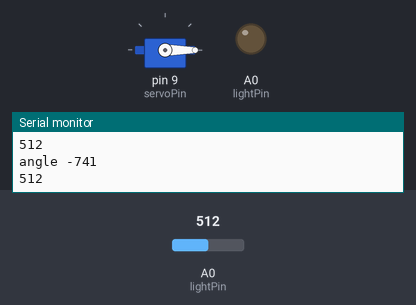
This sketch was run on a simulated Arduino Uno, built with avr-gcc and run on an emulated ATmega328P. On the bench: servo, output pins drawn as LEDs (lit = HIGH), the last lines printed to the serial monitor. The inputs (shaded band) are chosen by the test bench; at power-on: A0 (lightPin) = 512.

Above: at 1.2 s.
1.3 s: A0 (lightPin) set to 0
At 2.9 s:
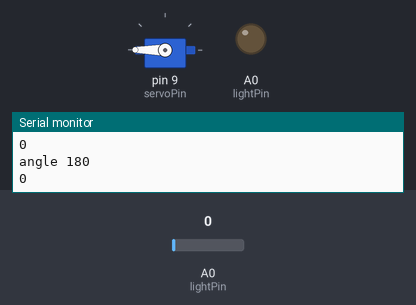
3.2 s: A0 (lightPin) set to 122
At 3.8 s:
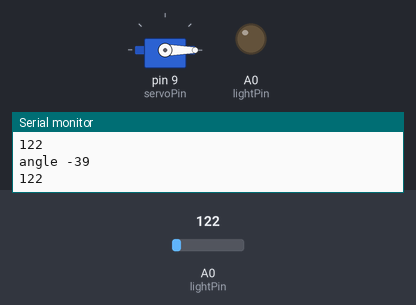
Timing chart, 0 to 6.2 s (numbered marks = the images above; inputs shaded):
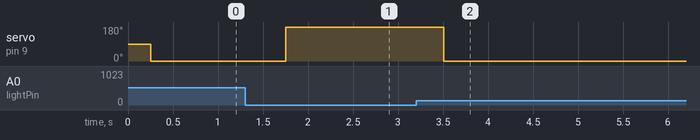

Measured:
- after the input at 1.3 s, servo on pin 9 (servoPin): 0° → 180° after 0.45 s
- after the input at 3.2 s, servo on pin 9 (servoPin): 180° → 0° after 0.31 s

The sketch:

Day_Night_project-using-servos-and-photo-resistor.ino
```cpp
#include<Servo.h>
int lightPin = A0;
int lightVal;
int servoPin = 9;
int servoPos=0;
int dv = 250;
int angle;

// Servo object
Servo myServo;

void setup() {
  Serial.begin(9600);
  pinMode(lightPin, INPUT);
  pinMode(lightPin, OUTPUT);
  myServo.attach(servoPin);
}

void loop() {
  lightVal = analogRead(lightPin);
  Serial.println(lightVal);
  delay(dv);
  // angle = (-18./45.)*(lightVal) + (18.*450./45.);
  angle = (-18./10.)*(lightVal) + (18.*100./10.);
  Serial.print("angle ");
  Serial.println(angle);
  myServo.write(angle);
}
```
